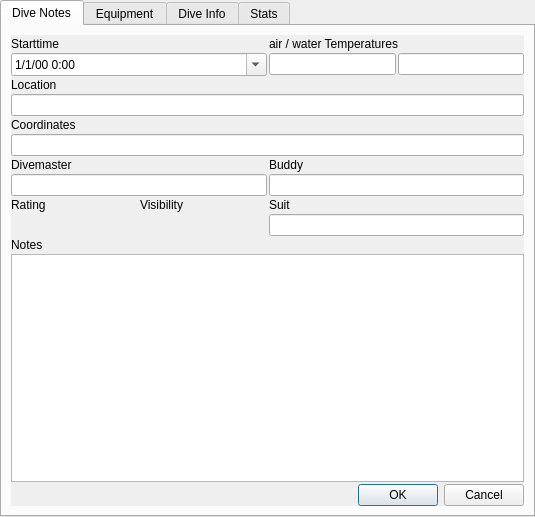
<?xml version="1.0" encoding="UTF-8"?>
<ui version="4.0">
 <class>MainTab</class>
 <widget class="QTabWidget" name="MainTab">
  <property name="geometry">
   <rect>
    <x>0</x>
    <y>0</y>
    <width>535</width>
    <height>517</height>
   </rect>
  </property>
  <property name="windowTitle">
   <string>TabWidget</string>
  </property>
  <property name="currentIndex">
   <number>0</number>
  </property>
  <widget class="QWidget" name="notesTab">
   <attribute name="title">
    <string>Dive Notes</string>
   </attribute>
   <layout class="QGridLayout" name="gridLayout_3">
    <item row="3" column="1">
     <widget class="QScrollArea" name="scrollArea">
      <property name="frameShape">
       <enum>QFrame::NoFrame</enum>
      </property>
      <property name="frameShadow">
       <enum>QFrame::Plain</enum>
      </property>
      <property name="widgetResizable">
       <bool>true</bool>
      </property>
      <widget class="QWidget" name="scrollAreaWidgetContents">
       <property name="geometry">
        <rect>
         <x>0</x>
         <y>0</y>
         <width>513</width>
         <height>468</height>
        </rect>
       </property>
       <layout class="QGridLayout" name="gridLayout_2">
        <property name="leftMargin">
         <number>0</number>
        </property>
        <property name="topMargin">
         <number>0</number>
        </property>
        <property name="rightMargin">
         <number>0</number>
        </property>
        <property name="bottomMargin">
         <number>0</number>
        </property>
        <property name="spacing">
         <number>2</number>
        </property>
        <item row="0" column="0" colspan="2">
         <widget class="KMessageWidget" name="diveNotesMessage" native="true"/>
        </item>
        <item row="1" column="0">
         <widget class="QLabel" name="DateTimeLabel">
          <property name="text">
           <string>Starttime</string>
          </property>
         </widget>
        </item>
        <item row="1" column="1">
         <widget class="QLabel" name="TemperaturesLabel">
          <property name="text">
           <string>air / water Temperatures</string>
          </property>
         </widget>
        </item>
        <item row="2" column="0">
         <widget class="QDateTimeEdit" name="dateTimeEdit">
          <property name="displayFormat">
           <string>M/d/yy h:mm</string>
          </property>
          <property name="calendarPopup">
           <bool>true</bool>
          </property>
         </widget>
        </item>
        <item row="2" column="1">
         <layout class="QHBoxLayout" name="airWaterTempLayout">
          <item>
           <widget class="QLineEdit" name="airtemp">
            <property name="readOnly">
             <bool>false</bool>
            </property>
           </widget>
          </item>
          <item>
           <widget class="QLineEdit" name="watertemp">
            <property name="readOnly">
             <bool>false</bool>
            </property>
           </widget>
          </item>
         </layout>
        </item>
        <item row="3" column="0">
         <widget class="QLabel" name="LocationLabel">
          <property name="text">
           <string>Location</string>
          </property>
         </widget>
        </item>
        <item row="4" column="0" colspan="2">
         <widget class="QLineEdit" name="location">
          <property name="readOnly">
           <bool>false</bool>
          </property>
         </widget>
        </item>
        <item row="5" column="0">
         <widget class="QLabel" name="CoordinatedLabel">
          <property name="text">
           <string>Coordinates</string>
          </property>
         </widget>
        </item>
        <item row="6" column="0" colspan="2">
         <widget class="QLineEdit" name="coordinates">
          <property name="readOnly">
           <bool>false</bool>
          </property>
         </widget>
        </item>
        <item row="7" column="0">
         <widget class="QLabel" name="DivemasterLabel">
          <property name="text">
           <string>Divemaster</string>
          </property>
         </widget>
        </item>
        <item row="7" column="1">
         <widget class="QLabel" name="BuddyLabel">
          <property name="text">
           <string>Buddy</string>
          </property>
         </widget>
        </item>
        <item row="8" column="0">
         <widget class="QLineEdit" name="divemaster">
          <property name="readOnly">
           <bool>false</bool>
          </property>
         </widget>
        </item>
        <item row="8" column="1">
         <widget class="QLineEdit" name="buddy">
          <property name="readOnly">
           <bool>false</bool>
          </property>
         </widget>
        </item>
        <item row="9" column="0">
         <layout class="QHBoxLayout" name="ratingVisibilityLabels">
          <item>
           <widget class="QLabel" name="RatingLabel">
            <property name="text">
             <string>Rating</string>
            </property>
           </widget>
          </item>
          <item>
           <widget class="QLabel" name="visibilityLabel">
            <property name="text">
             <string>Visibility</string>
            </property>
           </widget>
          </item>
         </layout>
        </item>
        <item row="9" column="1">
         <widget class="QLabel" name="SuitLabel">
          <property name="text">
           <string>Suit</string>
          </property>
         </widget>
        </item>
        <item row="10" column="0">
         <layout class="QHBoxLayout" name="ratingVisibilityWidgets">
          <item>
           <widget class="StarWidget" name="rating" native="true"/>
          </item>
          <item>
           <widget class="StarWidget" name="visibility" native="true"/>
          </item>
         </layout>
        </item>
        <item row="10" column="1">
         <widget class="QLineEdit" name="suit">
          <property name="readOnly">
           <bool>false</bool>
          </property>
         </widget>
        </item>
        <item row="11" column="0">
         <widget class="QLabel" name="NotesLabel">
          <property name="text">
           <string>Notes</string>
          </property>
         </widget>
        </item>
        <item row="12" column="0" colspan="2">
         <widget class="QTextEdit" name="notes">
          <property name="readOnly">
           <bool>false</bool>
          </property>
         </widget>
        </item>
        <item row="13" column="0" colspan="2">
         <widget class="QDialogButtonBox" name="notesButtonBox">
          <property name="standardButtons">
           <set>QDialogButtonBox::Cancel|QDialogButtonBox::Ok</set>
          </property>
         </widget>
        </item>
       </layout>
      </widget>
     </widget>
    </item>
   </layout>
  </widget>
  <widget class="QWidget" name="equipmentTab">
   <attribute name="title">
    <string>Equipment</string>
   </attribute>
   <layout class="QGridLayout" name="gridLayout_4">
    <item row="0" column="0">
     <widget class="QScrollArea" name="scrollArea_2">
      <property name="frameShape">
       <enum>QFrame::NoFrame</enum>
      </property>
      <property name="frameShadow">
       <enum>QFrame::Plain</enum>
      </property>
      <property name="widgetResizable">
       <bool>true</bool>
      </property>
      <widget class="QWidget" name="scrollAreaWidgetContents_2">
       <property name="geometry">
        <rect>
         <x>0</x>
         <y>0</y>
         <width>513</width>
         <height>468</height>
        </rect>
       </property>
       <layout class="QGridLayout" name="gridLayout_5">
        <property name="leftMargin">
         <number>0</number>
        </property>
        <property name="topMargin">
         <number>0</number>
        </property>
        <property name="rightMargin">
         <number>0</number>
        </property>
        <property name="bottomMargin">
         <number>0</number>
        </property>
        <property name="spacing">
         <number>2</number>
        </property>
        <item row="0" column="0">
         <widget class="KMessageWidget" name="diveEquipmentMessage" native="true"/>
        </item>
        <item row="1" column="0">
         <widget class="QWidget" name="widget" native="true">
          <layout class="QVBoxLayout" name="verticalLayout">
           <property name="spacing">
            <number>0</number>
           </property>
           <property name="leftMargin">
            <number>0</number>
           </property>
           <property name="topMargin">
            <number>0</number>
           </property>
           <property name="rightMargin">
            <number>0</number>
           </property>
           <property name="bottomMargin">
            <number>0</number>
           </property>
           <item>
            <widget class="QSplitter" name="splitter">
             <property name="orientation">
              <enum>Qt::Vertical</enum>
             </property>
             <widget class="TableView" name="cylinders" native="true"/>
             <widget class="TableView" name="weights" native="true"/>
            </widget>
           </item>
          </layout>
         </widget>
        </item>
        <item row="2" column="0">
         <widget class="QDialogButtonBox" name="equipmentButtonBox">
          <property name="standardButtons">
           <set>QDialogButtonBox::Cancel|QDialogButtonBox::Ok</set>
          </property>
         </widget>
        </item>
       </layout>
      </widget>
     </widget>
    </item>
   </layout>
  </widget>
  <widget class="QWidget" name="infoTab">
   <attribute name="title">
    <string>Dive Info</string>
   </attribute>
   <layout class="QGridLayout" name="gridLayout">
    <item row="0" column="0">
     <widget class="QScrollArea" name="scrollArea_3">
      <property name="frameShape">
       <enum>QFrame::NoFrame</enum>
      </property>
      <property name="frameShadow">
       <enum>QFrame::Plain</enum>
      </property>
      <property name="widgetResizable">
       <bool>true</bool>
      </property>
      <widget class="QWidget" name="scrollAreaWidgetContents_3">
       <property name="geometry">
        <rect>
         <x>0</x>
         <y>0</y>
         <width>513</width>
         <height>468</height>
        </rect>
       </property>
       <layout class="QGridLayout" name="gridLayout_6">
        <property name="leftMargin">
         <number>0</number>
        </property>
        <property name="topMargin">
         <number>0</number>
        </property>
        <property name="rightMargin">
         <number>0</number>
        </property>
        <property name="bottomMargin">
         <number>0</number>
        </property>
        <property name="spacing">
         <number>2</number>
        </property>
        <item row="0" column="0">
         <widget class="QGroupBox" name="groupBox_5">
          <property name="title">
           <string>Date</string>
          </property>
          <layout class="QHBoxLayout" name="horizontalLayout_6">
           <item>
            <widget class="QLabel" name="dateText">
             <property name="text">
              <string/>
             </property>
             <property name="alignment">
              <set>Qt::AlignCenter</set>
             </property>
            </widget>
           </item>
          </layout>
         </widget>
        </item>
        <item row="0" column="2">
         <widget class="QGroupBox" name="groupBox_12">
          <property name="title">
           <string>Interval</string>
          </property>
          <layout class="QHBoxLayout" name="horizontalLayout_13">
           <item>
            <widget class="QLabel" name="surfaceIntervalText">
             <property name="text">
              <string/>
             </property>
             <property name="alignment">
              <set>Qt::AlignCenter</set>
             </property>
            </widget>
           </item>
          </layout>
         </widget>
        </item>
        <item row="1" column="0">
         <widget class="QGroupBox" name="groupBox_3">
          <property name="title">
           <string>Gases Used</string>
          </property>
          <layout class="QHBoxLayout" name="horizontalLayout_4">
           <item>
            <widget class="QLabel" name="oxygenHeliumText">
             <property name="text">
              <string/>
             </property>
             <property name="alignment">
              <set>Qt::AlignCenter</set>
             </property>
            </widget>
           </item>
          </layout>
         </widget>
        </item>
        <item row="1" column="1">
         <widget class="QGroupBox" name="groupBox_4">
          <property name="title">
           <string>Gas Consumed</string>
          </property>
          <layout class="QHBoxLayout" name="horizontalLayout_5">
           <item>
            <widget class="QLabel" name="gasUsedText">
             <property name="text">
              <string/>
             </property>
             <property name="alignment">
              <set>Qt::AlignCenter</set>
             </property>
            </widget>
           </item>
          </layout>
         </widget>
        </item>
        <item row="1" column="2">
         <widget class="QGroupBox" name="groupBox">
          <property name="title">
           <string>SAC</string>
          </property>
          <layout class="QHBoxLayout" name="horizontalLayout_2">
           <item>
            <widget class="QLabel" name="sacText">
             <property name="text">
              <string/>
             </property>
             <property name="alignment">
              <set>Qt::AlignCenter</set>
             </property>
            </widget>
           </item>
          </layout>
         </widget>
        </item>
        <item row="2" column="0">
         <widget class="QGroupBox" name="groupBox_6">
          <property name="title">
           <string>Max. Depth</string>
          </property>
          <layout class="QHBoxLayout" name="horizontalLayout_7">
           <item>
            <widget class="QLabel" name="maximumDepthText">
             <property name="text">
              <string/>
             </property>
             <property name="alignment">
              <set>Qt::AlignCenter</set>
             </property>
            </widget>
           </item>
          </layout>
         </widget>
        </item>
        <item row="2" column="1">
         <widget class="QGroupBox" name="groupBox_7">
          <property name="title">
           <string>Ave. Depth</string>
          </property>
          <layout class="QHBoxLayout" name="horizontalLayout_8">
           <item>
            <widget class="QLabel" name="averageDepthText">
             <property name="text">
              <string/>
             </property>
             <property name="alignment">
              <set>Qt::AlignCenter</set>
             </property>
            </widget>
           </item>
          </layout>
         </widget>
        </item>
        <item row="2" column="2">
         <widget class="QGroupBox" name="groupBox_2">
          <property name="title">
           <string>OTU</string>
          </property>
          <layout class="QHBoxLayout" name="horizontalLayout_3">
           <item>
            <widget class="QLabel" name="otuText">
             <property name="text">
              <string/>
             </property>
             <property name="alignment">
              <set>Qt::AlignCenter</set>
             </property>
            </widget>
           </item>
          </layout>
         </widget>
        </item>
        <item row="3" column="0">
         <widget class="QGroupBox" name="groupBox_10">
          <property name="title">
           <string>Air Pressure</string>
          </property>
          <layout class="QHBoxLayout" name="horizontalLayout_10">
           <item>
            <widget class="QLabel" name="airPressureText">
             <property name="text">
              <string/>
             </property>
             <property name="alignment">
              <set>Qt::AlignCenter</set>
             </property>
            </widget>
           </item>
          </layout>
         </widget>
        </item>
        <item row="3" column="1">
         <widget class="QGroupBox" name="groupBox_9">
          <property name="title">
           <string>Air Temperature</string>
          </property>
          <layout class="QHBoxLayout" name="horizontalLayout_11">
           <item>
            <widget class="QLabel" name="airTemperatureText">
             <property name="text">
              <string/>
             </property>
             <property name="alignment">
              <set>Qt::AlignCenter</set>
             </property>
            </widget>
           </item>
          </layout>
         </widget>
        </item>
        <item row="3" column="2">
         <widget class="QGroupBox" name="groupBox_8">
          <property name="title">
           <string>Water Temperature</string>
          </property>
          <layout class="QHBoxLayout" name="horizontalLayout_9">
           <item>
            <widget class="QLabel" name="waterTemperatureText">
             <property name="text">
              <string/>
             </property>
             <property name="alignment">
              <set>Qt::AlignCenter</set>
             </property>
            </widget>
           </item>
          </layout>
         </widget>
        </item>
        <item row="0" column="1">
         <widget class="QGroupBox" name="groupBox_11">
          <property name="title">
           <string>Dive Time</string>
          </property>
          <layout class="QHBoxLayout" name="horizontalLayout_12">
           <item>
            <widget class="QLabel" name="diveTimeText">
             <property name="text">
              <string/>
             </property>
             <property name="alignment">
              <set>Qt::AlignCenter</set>
             </property>
            </widget>
           </item>
          </layout>
         </widget>
        </item>
       </layout>
      </widget>
     </widget>
    </item>
   </layout>
  </widget>
  <widget class="QWidget" name="statisticsTab">
   <attribute name="title">
    <string>Stats</string>
   </attribute>
   <layout class="QGridLayout" name="gridLayout1">
    <item row="0" column="1">
     <widget class="QScrollArea" name="scrollArea_4">
      <property name="frameShape">
       <enum>QFrame::NoFrame</enum>
      </property>
      <property name="frameShadow">
       <enum>QFrame::Plain</enum>
      </property>
      <property name="widgetResizable">
       <bool>true</bool>
      </property>
      <widget class="QWidget" name="scrollAreaWidgetContents_4">
       <property name="geometry">
        <rect>
         <x>0</x>
         <y>0</y>
         <width>513</width>
         <height>468</height>
        </rect>
       </property>
       <layout class="QGridLayout" name="gridLayout_7">
        <property name="leftMargin">
         <number>0</number>
        </property>
        <property name="topMargin">
         <number>0</number>
        </property>
        <property name="rightMargin">
         <number>0</number>
        </property>
        <property name="bottomMargin">
         <number>0</number>
        </property>
        <property name="spacing">
         <number>2</number>
        </property>
        <item row="0" column="0">
         <widget class="QGroupBox" name="groupBoxb">
          <property name="title">
           <string>Depth</string>
          </property>
          <layout class="QHBoxLayout" name="horizontalLayout_2b">
           <item>
            <widget class="MinMaxAvgWidget" name="depthLimits" native="true"/>
           </item>
          </layout>
         </widget>
        </item>
        <item row="0" column="1">
         <widget class="QGroupBox" name="groupBox_8b">
          <property name="title">
           <string>Temperature</string>
          </property>
          <layout class="QHBoxLayout" name="horizontalLayout_5b">
           <item>
            <widget class="MinMaxAvgWidget" name="tempLimits" native="true"/>
           </item>
          </layout>
         </widget>
        </item>
        <item row="0" column="2">
         <widget class="QGroupBox" name="groupBox_4b">
          <property name="title">
           <string>SAC</string>
          </property>
          <layout class="QHBoxLayout" name="horizontalLayout_10b">
           <item>
            <widget class="MinMaxAvgWidget" name="sacLimits" native="true"/>
           </item>
          </layout>
         </widget>
        </item>
        <item row="1" column="0">
         <widget class="QGroupBox" name="groupBox_14">
          <property name="title">
           <string>Duration</string>
          </property>
          <layout class="QHBoxLayout" name="horizontalLayout_12b">
           <item>
            <widget class="MinMaxAvgWidget" name="timeLimits" native="true"/>
           </item>
          </layout>
         </widget>
        </item>
        <item row="1" column="1">
         <widget class="QGroupBox" name="groupBox_11b">
          <property name="title">
           <string>Total Time</string>
          </property>
          <layout class="QHBoxLayout" name="horizontalLayout_11b">
           <item>
            <widget class="QLabel" name="totalTimeAllText">
             <property name="text">
              <string/>
             </property>
             <property name="alignment">
              <set>Qt::AlignCenter</set>
             </property>
            </widget>
           </item>
          </layout>
         </widget>
        </item>
        <item row="1" column="2">
         <widget class="QGroupBox" name="groupBox_7b">
          <property name="title">
           <string>Dives</string>
          </property>
          <layout class="QHBoxLayout" name="horizontalLayout_15">
           <item>
            <widget class="QLabel" name="divesAllText">
             <property name="text">
              <string/>
             </property>
             <property name="alignment">
              <set>Qt::AlignCenter</set>
             </property>
            </widget>
           </item>
          </layout>
         </widget>
        </item>
       </layout>
       <zorder>groupBox_8b</zorder>
       <zorder>groupBox_4b</zorder>
       <zorder>groupBox_11b</zorder>
       <zorder>groupBox_14</zorder>
       <zorder>groupBoxb</zorder>
       <zorder>groupBox_7b</zorder>
      </widget>
     </widget>
    </item>
   </layout>
  </widget>
 </widget>
 <customwidgets>
  <customwidget>
   <class>KMessageWidget</class>
   <extends>QWidget</extends>
   <header>kmessagewidget.h</header>
   <container>1</container>
  </customwidget>
  <customwidget>
   <class>StarWidget</class>
   <extends>QWidget</extends>
   <header>starwidget.h</header>
   <container>1</container>
  </customwidget>
  <customwidget>
   <class>MinMaxAvgWidget</class>
   <extends>QWidget</extends>
   <header>simplewidgets.h</header>
   <container>1</container>
  </customwidget>
  <customwidget>
   <class>TableView</class>
   <extends>QWidget</extends>
   <header>tableview.h</header>
   <container>1</container>
  </customwidget>
 </customwidgets>
 <resources/>
 <connections/>
</ui>
